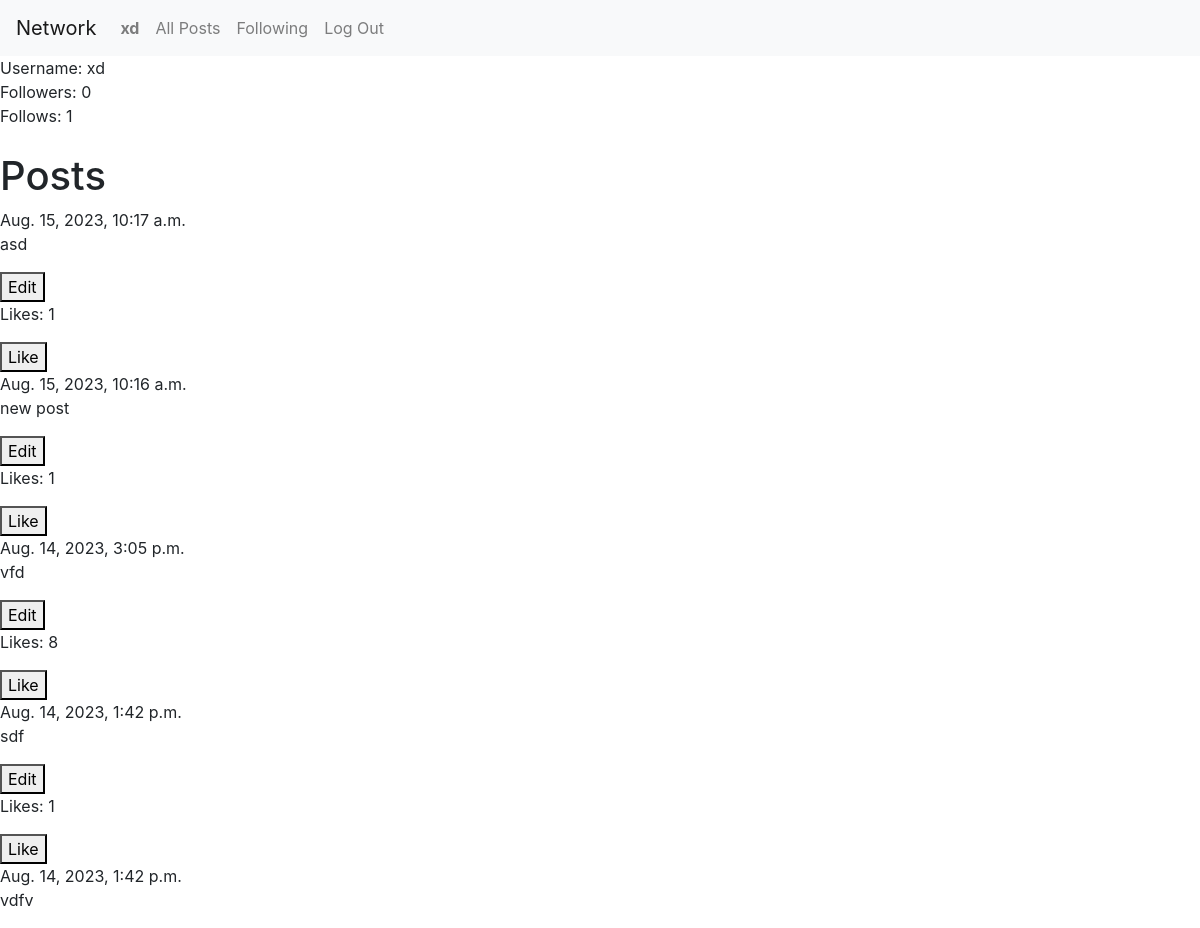
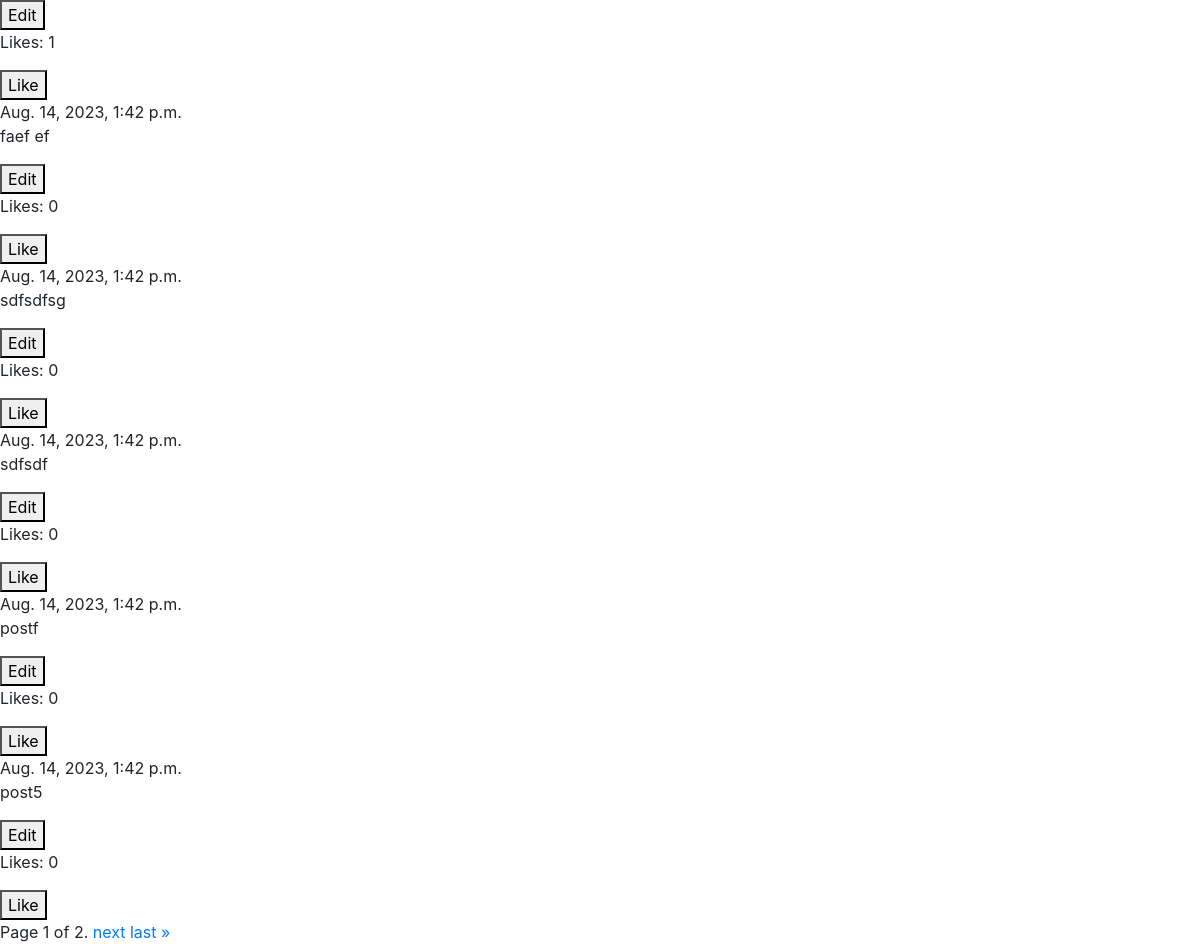
/profile/1 (signed in), run on the app's committed database (2 pictures, top to bottom).
### network/models.py (models this page shows)
class User(AbstractUser):
    followers = models.ManyToManyField('self', symmetrical=False, related_name='following', default=0)

class Post(models.Model):
    user = models.ForeignKey(User,on_delete=models.CASCADE)
    post = models.TextField(max_length=256)
    timestamp = models.DateTimeField(auto_now_add=True)

### network/views.py (the view)
# urls.py: path("profile/<int:user_id>", views.profile_view, name="profile_view"),
def profile_view(request, user_id):
    follow = ''
    creator = User.objects.get(id=user_id)
    current_user = User.objects.get(id=request.user.id)
    if request.method == 'POST':
        if creator.followers.filter(id=request.user.id):
            creator.followers.remove(current_user)
        else:
            creator.followers.add(current_user)
        return HttpResponseRedirect(reverse("profile_view", args=(user_id,)))
    if request.user.is_authenticated:
        if creator.followers.filter(id=request.user.id):
            follow = 'Unfollow'
        else:
            follow = 'Follow'
    posts_list = Post.objects.filter(user=creator).order_by('-timestamp')
    for post in posts_list:
        post.likes_count = Likes.objects.filter(post=post).count()
    paginator = Paginator(posts_list, 10)
    page_number = request.GET.get('page')
    page_obj = paginator.get_page(page_number)
    return render(request, 'network/profile.html',{
        'creator': creator,
        'creator_id': user_id,
        'follow': follow,
        'posts_list':posts_list,
        'page_obj': page_obj
    })

### network/templates/network/profile.html (shortened to what this page needs)
{% extends "network/layout.html" %}
{% block body %}
    Username: {{creator.username}}
    <br>
    Followers: {{creator.followers.all|length}}
    <br>
    Follows: {{creator.following.all|length}}
    <br>
    <br>
    <h1>Posts</h1>
    {% if posts_list %}
    {% for post in page_obj %}
        {{post.timestamp}}
        <br>
        <div data-post-id="{{ post.id }}" id="post_container">
            <p id="post">{{post.post}} </p>
            {% if post.user.id == user.id %}
                <button data-post-id="{{ post.id }}" id="edit_post">Edit</button>
            {% endif %}
        </div>
        {% if user.is_authenticated %}
        <div id="likes">
            <p>Likes: <span id="count_likes">{{ post.likes_count }}</span></p>
            <button id="like_button" data-post-id="{{ post.id }}">Like</button>
        </div>
    {% endif %}
    {% endfor %}
    <div class="pagination">
        <span class="step-links">
            <span class="current">
                Page {{ page_obj.number }} of {{ page_obj.paginator.num_pages }}.
            </span>
            {% if page_obj.has_next %}
                <a href="?page={{ page_obj.next_page_number }}">next</a>
                <a href="?page={{ page_obj.paginator.num_pages }}">last &raquo;</a>
            {% endif %}
        </span>
    </div>
    {% endif %}
{% endblock %}

### network/templates/network/layout.html (shortened to what this page needs)
{% load static %}
<!DOCTYPE html>
<html lang="en">
    <head>
        <link rel="stylesheet" href="https://stackpath.bootstrapcdn.com/bootstrap/4.4.1/css/bootstrap.min.css">
        <link href="{% static 'network/styles.css' %}" rel="stylesheet">
    </head>
    <body>
        <nav class="navbar navbar-expand-lg navbar-light bg-light">
            <a class="navbar-brand" href="{% url 'index' %}">Network</a>
            <div>
              <ul class="navbar-nav mr-auto">
                {% if user.is_authenticated %}
                    <li class="nav-item">
                        <a class="nav-link" href="{% url 'profile_view' user.id %}"><strong>{{ user.username }}</strong></a>
                    </li>
                {% endif %}
                <li class="nav-item">
                  <a class="nav-link" href="{% url 'index' %}">All Posts</a>
                </li>
                {% if user.is_authenticated %}
                    <li class="nav-item">
                        <a class="nav-link" href="{% url 'following' %}">Following</a>
                    </li>
                    <li class="nav-item">
                        <a class="nav-link" href="{% url 'logout' %}">Log Out</a>
                    </li>
                {% endif %}
              </ul>
            </div>
          </nav>
        <div class="body">
            {% block body %}
            {% endblock %}
        </div>
    </body>
</html>

### data on the page
User: username "xd", followers.all|length "0", following.all|length "1"
Post: timestamp "Aug. 15, 2023, 10:17 a.m.", post "asd", likes_count "1"
Post: timestamp "Aug. 15, 2023, 10:16 a.m.", post "new post", likes_count "1"
Post: timestamp "Aug. 14, 2023, 3:05 p.m.", post "vfd", likes_count "8"
Post: timestamp "Aug. 14, 2023, 1:42 p.m.", post "sdf", likes_count "1"
Post: timestamp "Aug. 14, 2023, 1:42 p.m.", post "vdfv", likes_count "1"
Post: timestamp "Aug. 14, 2023, 1:42 p.m.", post "faef ef", likes_count "0"
Post: timestamp "Aug. 14, 2023, 1:42 p.m.", post "sdfsdfsg", likes_count "0"
Post: timestamp "Aug. 14, 2023, 1:42 p.m.", post "sdfsdf", likes_count "0"
Post: timestamp "Aug. 14, 2023, 1:42 p.m.", post "postf", likes_count "0"
Post: timestamp "Aug. 14, 2023, 1:42 p.m.", post "post5", likes_count "0"

### other printed values
{{ page_obj.number }} "1"
{{ page_obj.paginator.num_pages }} "2"
